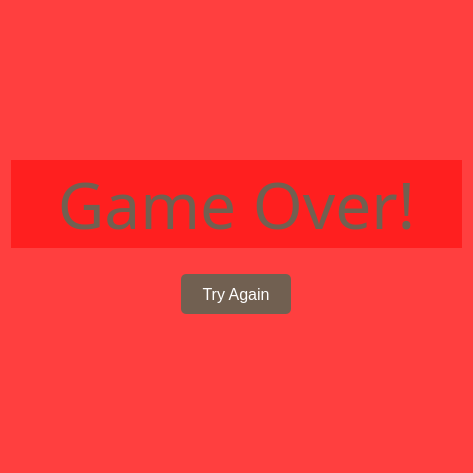
<?xml version="1.0" encoding="UTF-8"?>
<ui version="4.0">
 <class>EndScreen</class>
 <widget class="QDialog" name="EndScreen">
  <property name="geometry">
   <rect>
    <x>0</x>
    <y>0</y>
    <width>473</width>
    <height>473</height>
   </rect>
  </property>
  <property name="windowTitle">
   <string>Dialog</string>
  </property>
  <property name="styleSheet">
   <string notr="true">background-color: rgba(255, 0, 0, 128);</string>
  </property>
  <layout class="QVBoxLayout" name="verticalLayout_2">
   <item>
    <layout class="QVBoxLayout" name="verticalLayout">
     <item>
      <spacer name="verticalSpacer">
       <property name="orientation">
        <enum>Qt::Vertical</enum>
       </property>
       <property name="sizeHint" stdset="0">
        <size>
         <width>20</width>
         <height>40</height>
        </size>
       </property>
      </spacer>
     </item>
     <item>
      <widget class="QLabel" name="label">
       <property name="font">
        <font>
         <family>Montserrat Black</family>
         <pointsize>48</pointsize>
        </font>
       </property>
       <property name="styleSheet">
        <string notr="true">color: rgb(113, 96, 81);</string>
       </property>
       <property name="text">
        <string>Game Over!</string>
       </property>
       <property name="alignment">
        <set>Qt::AlignCenter</set>
       </property>
      </widget>
     </item>
     <item>
      <spacer name="verticalSpacer_3">
       <property name="orientation">
        <enum>Qt::Vertical</enum>
       </property>
       <property name="sizeType">
        <enum>QSizePolicy::Fixed</enum>
       </property>
       <property name="sizeHint" stdset="0">
        <size>
         <width>20</width>
         <height>20</height>
        </size>
       </property>
      </spacer>
     </item>
     <item>
      <layout class="QHBoxLayout" name="horizontalLayout">
       <property name="topMargin">
        <number>0</number>
       </property>
       <item>
        <widget class="QToolButton" name="toolButton">
         <property name="minimumSize">
          <size>
           <width>110</width>
           <height>40</height>
          </size>
         </property>
         <property name="font">
          <font>
           <pointsize>12</pointsize>
          </font>
         </property>
         <property name="styleSheet">
          <string notr="true">background-color: rgb(113, 96, 81);
border: none;
border-radius: 5px;
color: white;</string>
         </property>
         <property name="text">
          <string>Try Again</string>
         </property>
        </widget>
       </item>
      </layout>
     </item>
     <item>
      <spacer name="verticalSpacer_2">
       <property name="orientation">
        <enum>Qt::Vertical</enum>
       </property>
       <property name="sizeHint" stdset="0">
        <size>
         <width>20</width>
         <height>40</height>
        </size>
       </property>
      </spacer>
     </item>
    </layout>
   </item>
  </layout>
 </widget>
 <resources/>
 <connections/>
</ui>
